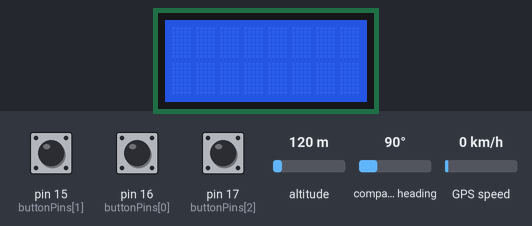
The sketch below on a simulated Arduino Uno, built with avr-gcc and run on an emulated ATmega328P. Shown: 8×2 character LCD. Inputs (shaded band) come from the test bench; at power-on: pin 15 (buttonPins[1]) HIGH, pin 16 (buttonPins[0]) HIGH, pin 17 (buttonPins[2]) HIGH, altitude 120 m, compass heading 90°, GPS speed 0 km/h. The GPS gets a fix after 3 s at 37.7749, -122.4194 with 8 satellites.

Above: at 1.2 s.
1.3 s: pin 15 (buttonPins[1]) pulled LOW for 0.15 s
At 1.49 s:
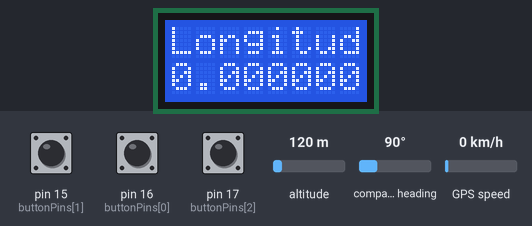
3.1 s: pin 16 (buttonPins[0]) pulled LOW for 1 s
At 4.0 s:
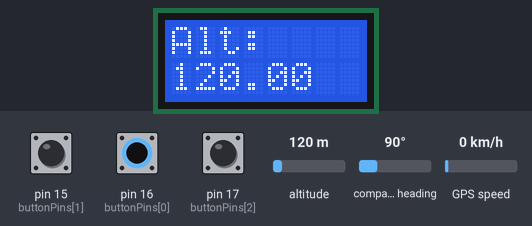
5.6 s: pin 15 (buttonPins[1]) pulled LOW for 1 s
At 6.7 s:
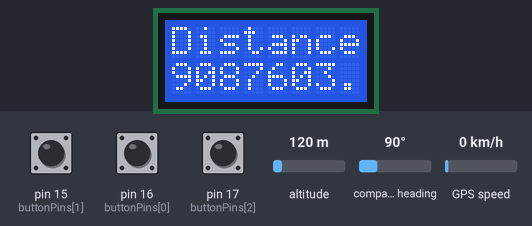
8.1 s: pin 15 (buttonPins[1]) pulled LOW for 3.2 s
At 9.2 s:
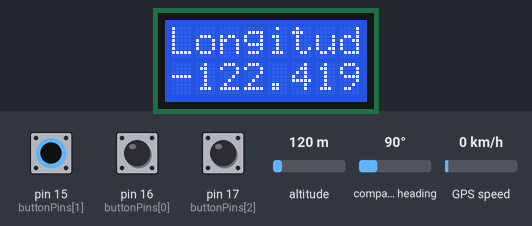
13.0 s: pin 16 (buttonPins[0]) pulled LOW for 3.2 s
At 13.4 s:
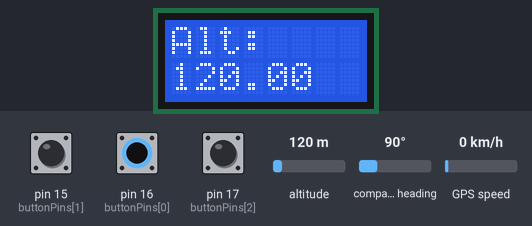
17.8 s: pin 15 (buttonPins[1]) driven LOW and pin 16 (buttonPins[0]) driven LOW
At 18.3 s:
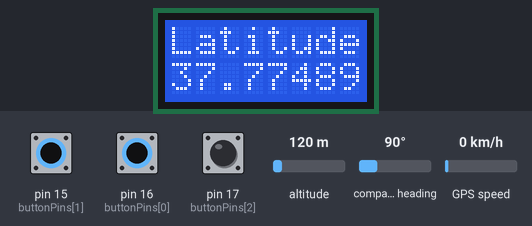
Timing chart, 0 to 20.5 s (numbered marks = the images above; inputs shaded):
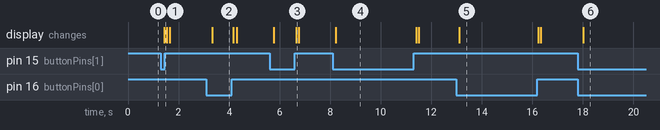

The sketch:

testTinyGPS.ino
```cpp
//trouver une structure pour assigner plusieurs fonctions a un bouton (par exemple en en maintenant deux en meme temps) si possible

#include <LiquidCrystal.h>
#include <Bounce2.h>
#include <TinyGPS++.h>
#include <SoftwareSerial.h>

const int nbButtons=3;
const double lat_scd = 48.26893;
const double lng_scd = 4.066073;

int buttonPins[nbButtons]={16,15,17};

Bounce debouncer[nbButtons];

LiquidCrystal lcd(4, 5, 6, 7, 8, 9);

TinyGPSPlus gps;
static const uint32_t GPSBaud = 4800;

//declaration des pins du gps
SoftwareSerial ss(3, 2);

void setup() {
  lcd.begin(8, 2);

  Serial.begin(115200);
  ss.begin(GPSBaud);

  for(int i=0; i<nbButtons; i++) {
    debouncer[i]=Bounce();
    pinMode(buttonPins[i],INPUT_PULLUP);
    debouncer[i].attach(buttonPins[i]);
    debouncer[i].interval(5); // interval in ms
  }
}

void loop() {
  lcd.clear();

  while (ss.available() >0){
   gps.encode(ss.read());
   }


  for(int i=0; i<nbButtons; i++) {
        // Update the Bounce instance :
      debouncer[i].update();

      // Get the updated value :
      int value = debouncer[i].read();

//au scd ca donne lat=48.26893 et long=4.066073 ; date=2032(?); alt environ 122 metres ->correct

      if ( value == HIGH ) {
      } else {
        if(digitalRead(17)==HIGH){
          lcd.setCursor(0, 0);
          if(digitalRead(15)==LOW && digitalRead(16)==LOW ){
              lcd.print("Latitude:");
              lcd.setCursor(0, 1);
              lcd.print(gps.location.lat(), 6);
          }else if(digitalRead(15)==LOW && digitalRead(16)==HIGH ){
            lcd.print("Longitude:");
            lcd.setCursor(0, 1);
            lcd.print(gps.location.lng(), 6);
          }else if(digitalRead(15)==HIGH && digitalRead(16)==LOW ){
            lcd.print("Alt:");
            lcd.setCursor(0, 1);
            lcd.print(gps.altitude.meters());
          }else if(digitalRead(15)==HIGH && digitalRead(16)==HIGH ){
            //distance jusqu'au scd
            lcd.print("Distance");
            lcd.setCursor(0, 1);
            lcd.print(gps.distanceBetween(gps.location.lat(),gps.location.lng(),lat_scd,lng_scd));
          }

        }else{

        }
      }

  }
  delay(100);
}
```

Measured:
- after the input at 1.3 s, the display: changes after 0.14 s (image 1)
- after the input at 3.1 s, the display: changes after 0.24 s (image 2)
- after the input at 5.6 s, the display: first changes after 0.18 s (image 3 shows a later state)
- after the input at 8.1 s, the display: changes after 0.13 s (image 4)
- after the input at 13.0 s, the display: changes after 0.11 s (image 5)
- after the input at 17.8 s, the display: changes after 0.21 s (image 6)
